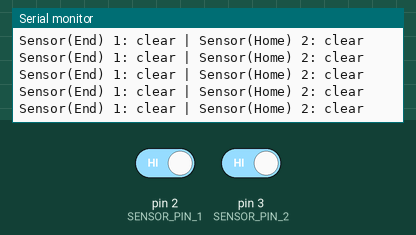
Recording of a sketch running on a simulated Arduino Uno, built with avr-gcc and run on an emulated ATmega328P. Parts: the last lines printed to the serial monitor. The test bench sets the inputs (shaded band); at power-on: pin 2 (SENSOR_PIN_1) HIGH, pin 3 (SENSOR_PIN_2) HIGH.

Above: at 1.2 s.
1.3 s: pin 2 (SENSOR_PIN_1) driven LOW
At 1.31 s:
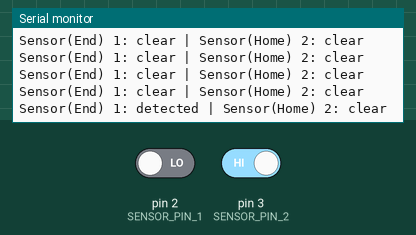
3.2 s: pin 3 (SENSOR_PIN_2) driven LOW
At 3.22 s:
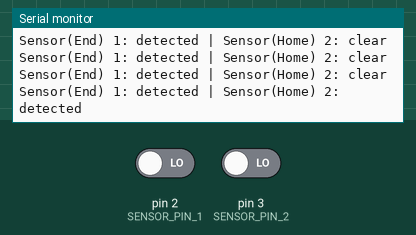
5.1 s: pin 2 (SENSOR_PIN_1) driven HIGH
At 5.13 s:
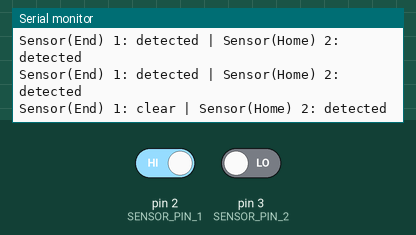

The sketch:

03-E2S-proximity-sensor.ino
```cpp
// E2S-W24 Inductive Proximity Sensor Demo (2 sensors)
//
// Sensor wiring (each):
//   Brown  -> 12-24V external supply
//   Blue   -> GND (common with Arduino GND)
//   Black  -> SENSOR_PIN
//

const int SENSOR_PIN_1 = 2;//End
const int SENSOR_PIN_2 = 3;//Home

void setup() {
  pinMode(SENSOR_PIN_1, INPUT_PULLUP);
  pinMode(SENSOR_PIN_2, INPUT_PULLUP);
  Serial.begin(115200);
  Serial.println("E2S-W24 proximity sensor demo");
}

void loop() {
  bool sensor1 = (digitalRead(SENSOR_PIN_1) == LOW);// low means detected, high means clear
  bool sensor2 = (digitalRead(SENSOR_PIN_2) == LOW);

  Serial.print("Sensor(End) 1: ");
  Serial.print(sensor1 ? "detected" : "clear");
  Serial.print(" | Sensor(Home) 2: ");
  Serial.println(sensor2 ? "detected" : "clear");

  delay(100);
}
```

Measured:
- after the input at 1.3 s, the serial monitor: prints a new line at once (image 1)
- after the input at 3.2 s, the serial monitor: prints a new line at once (image 2)
- after the input at 5.1 s, the serial monitor: prints a new line at once (image 3)
